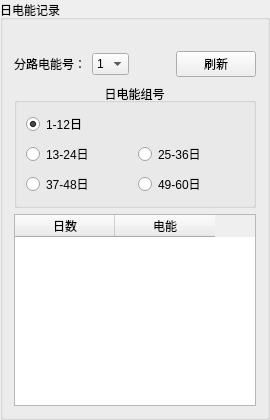
                      <widget class="QGroupBox" name="groupBox_4">
                       <property name="maximumSize">
                        <size>
                         <width>270</width>
                         <height>16777215</height>
                        </size>
                       </property>
                       <property name="title">
                        <string>日电能记录</string>
                       </property>
                       <layout class="QVBoxLayout" name="verticalLayout_17">
                        <item>
                         <layout class="QHBoxLayout" name="horizontalLayout_56">
                          <item>
                           <spacer name="horizontalSpacer_28">
                            <property name="orientation">
                             <enum>Qt::Horizontal</enum>
                            </property>
                            <property name="sizeHint" stdset="0">
                             <size>
                              <width>40</width>
                              <height>20</height>
                             </size>
                            </property>
                           </spacer>
                          </item>
                         </layout>
                        </item>
                        <item>
                         <layout class="QVBoxLayout" name="verticalLayout_15">
                          <item>
                           <layout class="QHBoxLayout" name="horizontalLayout_57">
                            <item>
                             <widget class="QLabel" name="label_74">
                              <property name="text">
                               <string>分路电能号：</string>
                              </property>
                              <property name="alignment">
                               <set>Qt::AlignLeading|Qt::AlignLeft|Qt::AlignVCenter</set>
                              </property>
                             </widget>
                            </item>
                            <item>
                             <widget class="QComboBox" name="comboBox_5">
                              <item>
                               <property name="text">
                                <string>1</string>
                               </property>
                              </item>
                              <item>
                               <property name="text">
                                <string>2</string>
                               </property>
                              </item>
                              <item>
                               <property name="text">
                                <string>3</string>
                               </property>
                              </item>
                              <item>
                               <property name="text">
                                <string>4</string>
                               </property>
                              </item>
                              <item>
                               <property name="text">
                                <string>5</string>
                               </property>
                              </item>
                             </widget>
                            </item>
                            <item>
                             <spacer name="horizontalSpacer_26">
                              <property name="orientation">
                               <enum>Qt::Horizontal</enum>
                              </property>
                              <property name="sizeHint" stdset="0">
                               <size>
                                <width>40</width>
                                <height>20</height>
                               </size>
                              </property>
                             </spacer>
                            </item>
                            <item>
                             <widget class="QPushButton" name="pushButton_19">
                              <property name="minimumSize">
                               <size>
                                <width>80</width>
                                <height>0</height>
                               </size>
                              </property>
                              <property name="text">
                               <string>刷新</string>
                              </property>
                              <property name="icon">
                               <iconset resource="resource.qrc">
                                <normaloff>:/image/update.ico</normaloff>:/image/update.ico</iconset>
                              </property>
                             </widget>
                            </item>
                           </layout>
                          </item>
                          <item>
                           <widget class="QGroupBox" name="groupBox_11">
                            <property name="title">
                             <string>日电能组号</string>
                            </property>
                            <property name="alignment">
                             <set>Qt::AlignCenter</set>
                            </property>
                            <layout class="QVBoxLayout" name="verticalLayout_16">
                             <item>
                              <layout class="QHBoxLayout" name="horizontalLayout_58">
                               <item>
                                <widget class="QRadioButton" name="radioButton_15">
                                 <property name="minimumSize">
                                  <size>
                                   <width>144</width>
                                   <height>0</height>
                                  </size>
                                 </property>
                                 <property name="text">
                                  <string>1-12日</string>
                                 </property>
                                 <property name="checked">
                                  <bool>true</bool>
                                 </property>
                                </widget>
                               </item>
                              </layout>
                             </item>
                             <item>
                              <layout class="QHBoxLayout" name="horizontalLayout_60">
                               <item>
                                <widget class="QRadioButton" name="radioButton_16">
                                 <property name="text">
                                  <string>13-24日</string>
                                 </property>
                                </widget>
                               </item>
                               <item>
                                <widget class="QRadioButton" name="radioButton_17">
                                 <property name="text">
                                  <string>25-36日</string>
                                 </property>
                                </widget>
                               </item>
                              </layout>
                             </item>
                             <item>
                              <layout class="QHBoxLayout" name="horizontalLayout_61">
                               <item>
                                <widget class="QRadioButton" name="radioButton_18">
                                 <property name="text">
                                  <string>37-48日</string>
                                 </property>
                                </widget>
                               </item>
                               <item>
                                <widget class="QRadioButton" name="radioButton_19">
                                 <property name="text">
                                  <string>49-60日</string>
                                 </property>
                                </widget>
                               </item>
                              </layout>
                             </item>
                            </layout>
                           </widget>
                          </item>
                          <item>
                           <widget class="QTableWidget" name="tableWidget_9">
                            <column>
                             <property name="text">
                              <string>日数</string>
                             </property>
                            </column>
                            <column>
                             <property name="text">
                              <string>电能</string>
                             </property>
                            </column>
                           </widget>
                          </item>
                         </layout>
                        </item>
                       </layout>
                      </widget>
